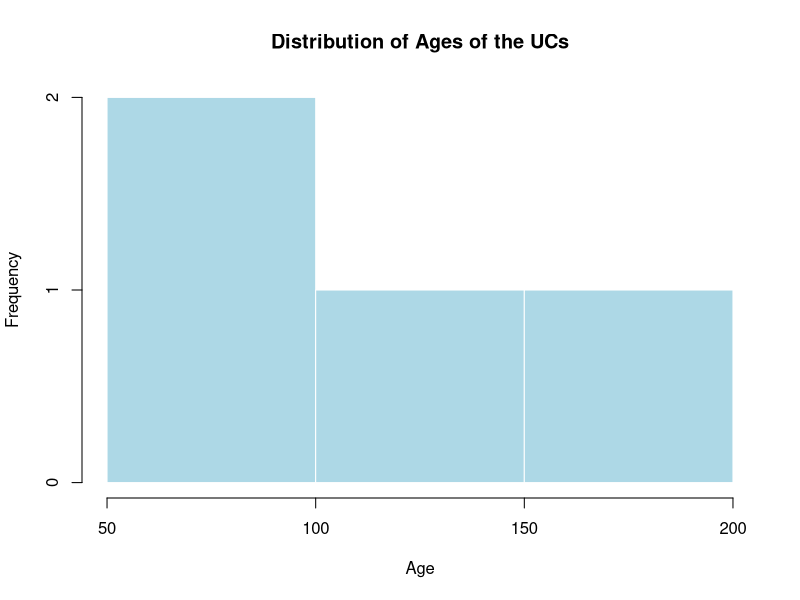
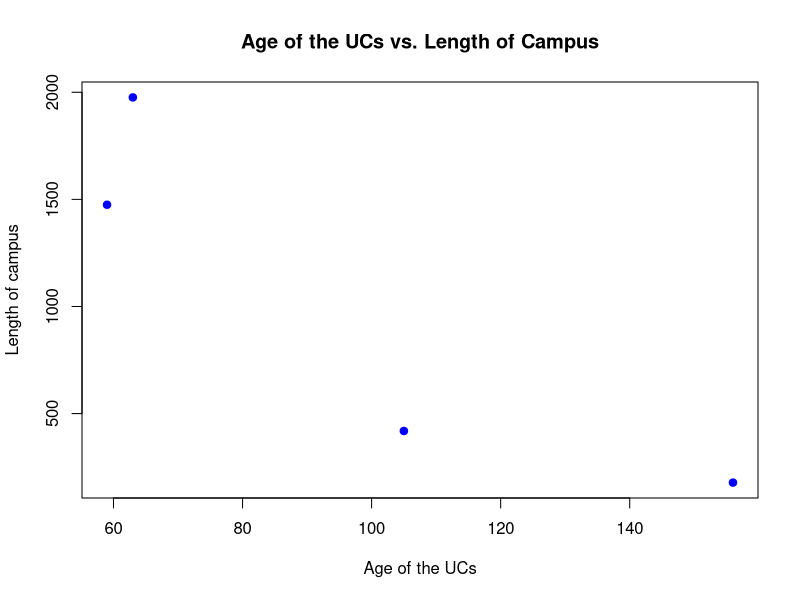

Source code (R) for these figures, in order:
## ---- chunk 1
###Remove objects in the global environment 
cat("\014") #Clear console
rm(list = ls())  # Remove all objects in the global environment

## ---- chunk 2
# print a list of all variables in your environment
ls()
## ---- chunk 3
year<-c(1998, 1999, 2000)
flowers<-c("Rose", "Tulips", "Marygold")
famous_cats<-c("Garfield", "Puss in Boots", "Snowbell", "Cheshire Cat")

## ---- chunk 4

# remove a single variable
rm(famous_cats)

## ---- chunk 5
# remove all variables in the global environment
rm(list = ls())
## ---- chunk 6
# Create numeric, character, and logical variables
num_variable <- 42
char_variable <- "Hello, World"
logic_variable <- TRUE

# Print the variables
print(num_variable)
print(char_variable)
print(logic_variable)

# Check their data types
class(num_variable)
class(char_variable)
class(logic_variable)
## ---- chunk 7
# Write your code here


## ---- chunk 8
# Create different types of vectors
num_vector <- c(2024, 2025, 2026, 2027)
char_vector <- c("Joe Bruin", "Peter the Anteater", "Oski Bear")
logic_vector <- c(TRUE, FALSE, TRUE)
mixed_vector<-c(1,2,3, "Tree") ##What class do you think this vector will be

# Print the vectors
print(num_vector)
print(char_vector)
print(logic_vector)
print(mixed_vector)

# Access elements of a vector (R uses 1-based indexing)
print(num_vector[3])  # Get the third element
print(char_vector[2]) # Get the second element
## ---- chunk 9
# Write your code here
## ---- chunk 10
# Basic arithmetic
a <- 10
b <- 3

# Addition
print(a + b)

# Subtraction
print(a - b)

# Multiplication
print(a * b)

# Division
print(a / b)

# Integer division
print(a %/% b)

# Modulus (remainder)
print(a %% b)

# Powers
print(a ^ 2)

#You can also do:
  print(1+2)
## ---- chunk 11
# Write your code here
## ---- chunk 12
# Create a vector of random numbers
random_vector <- sample(1:100, 20)

# Calculate basic statistics
print(mean(random_vector))    # Average
print(median(random_vector))  # Median
print(sd(random_vector))      # Standard deviation
print(sum(random_vector))     # Sum
print(length(random_vector))  # Length

# Sort the vector
sorted_vector <- sort(random_vector)
print(sorted_vector)
## ---- chunk 13
# Create a data frame
UCs <- data.frame(
  name = c("Peter the Anteater", "Joe the Bruin", "Oski Bear", "King Triton"),
  age = c(59, 105, 156, 63),
  length_campus = c(1475, 419, 178, 1976),
  Southern_California = c(TRUE, TRUE, FALSE, TRUE)
)

# View the data frame
print(UCs)

# Access columns
print(UCs$name)
print(UCs$age)

# Get basic information about the data frame
str(UCs)
summary(UCs)
## ---- chunk 14
# Create a histogram
hist(UCs$age, 
     main = "Distribution of Ages of the UCs",
     xlab = "Age",
     ylab = "Frequency",
     col = "lightblue",
     border = "white")

# Create a scatter plot
plot(UCs$age, UCs$length_campus,
     main = "Age of the UCs vs. Length of Campus",
     xlab = "Age of the UCs",
     ylab = "Length of campus",
     pch = 19, 
     col = "blue")
## ---- chunk 15
# Write your solution here
